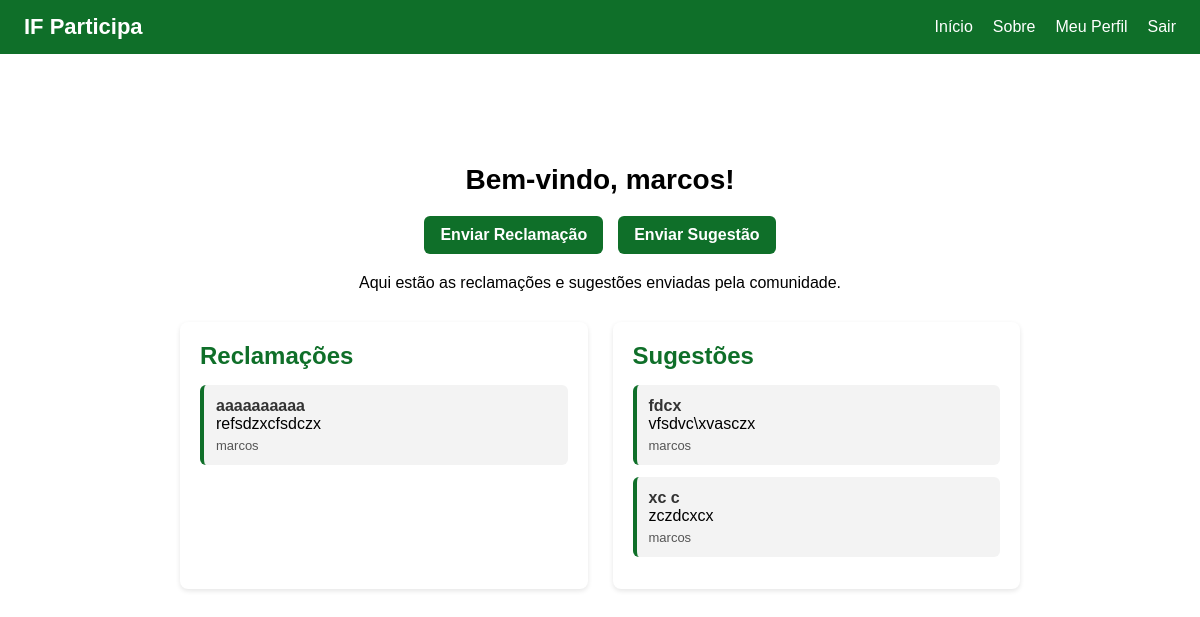
/dashboard (signed in), run on an earlier commit of the app's database.
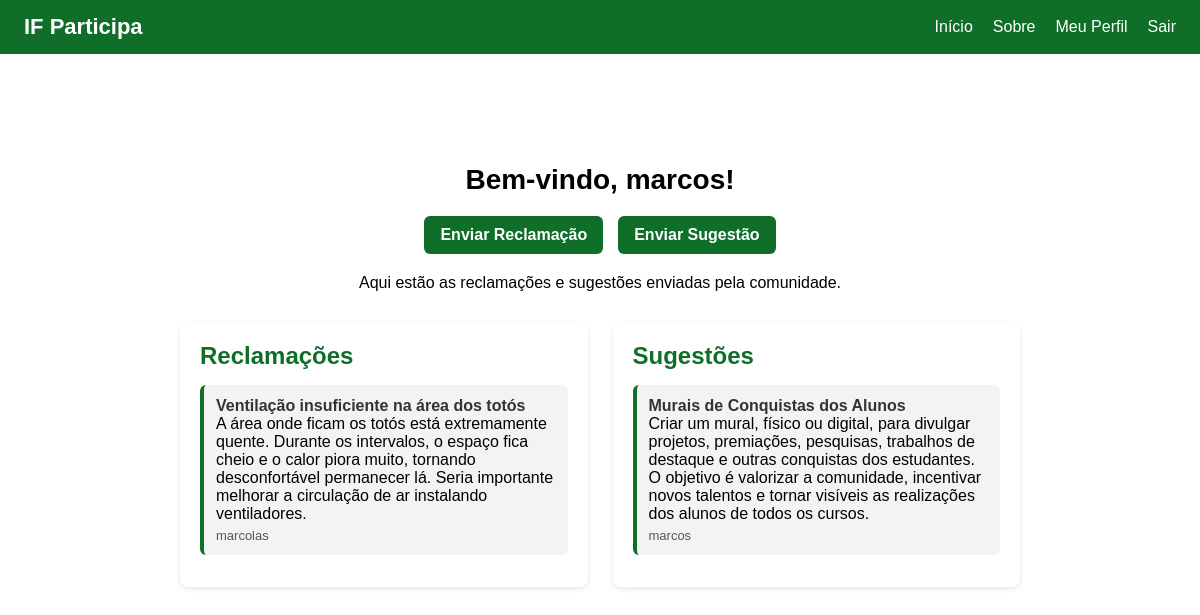
And on a later commit of the database.
### models/users.py (models this page shows)
class Usuario(Base, UserMixin):
    __tablename__ = "usuarios"
    id = Column(Integer, primary_key=True)
    nome = Column(String(120), nullable=False)
    email = Column(String(120), unique=True, nullable=False)
    senha_hash = Column(String(200), nullable=False)
    reclamacoes = relationship("Reclamacao", back_populates="autor")
    sugestoes = relationship("Sugestao", back_populates="autor")

### models/reclamacoes.py (models this page shows)
class Reclamacao(Base):
    __tablename__ = "reclamacoes"
    id = Column(Integer, primary_key=True)
    titulo = Column(String(150), nullable=False)
    descricao = Column(Text, nullable=False)
    autor_id = Column(Integer, ForeignKey("usuarios.id"))
    autor = relationship("Usuario", back_populates="reclamacoes")

### models/sugestoes.py (models this page shows)
class Sugestao(Base):
    __tablename__ = "sugestoes"
    id = Column(Integer, primary_key=True)
    titulo = Column(String(150), nullable=False)
    descricao = Column(Text, nullable=False)
    autor_id = Column(Integer, ForeignKey("usuarios.id"))
    autor = relationship("Usuario", back_populates="sugestoes")

### controllers/routes.py (the view)
@controllers_bp.route("/dashboard")
@login_required
def dashboard():
    reclamacoes = db_session.query(Reclamacao).all()
    sugestoes = db_session.query(Sugestao).all()
    return render_template(
        "dashboard.html",
        usuario=current_user,
        reclamacoes=reclamacoes,
        sugestoes=sugestoes
    )

### app.py (called while the page is built)
@login_manager.user_loader
def load_user(user_id):
    db = SessionLocal()
    from models.users import Usuario
    user = db.query(Usuario).get(int(user_id))
    db.close()
    return user

### templates/dashboard.html (shortened to what this page needs)
{% extends "base.html" %}
{% block estilos %}
<link rel="stylesheet" href="{{ url_for('static', filename='dashboard.css') }}">
{% endblock %}
{% block conteudo %}
<div class="dashboard">
    <div class="topo-dashboard">
        <h1>Bem-vindo, {{ usuario.nome }}!</h1>
        <div class="acoes">
            <a class="botao" href="{{ url_for('controllers_bp.enviar_reclamacao') }}">Enviar Reclamação</a>
            <a class="botao" href="{{ url_for('controllers_bp.enviar_sugestao') }}">Enviar Sugestão</a>
        </div>
        <p>Aqui estão as reclamações e sugestões enviadas pela comunidade.</p>
    </div>
    <div class="quadros">
        <div class="quadro">
            <h2>Reclamações</h2>
            <ul>
                {% for r in reclamacoes %}
                <li class="item">
                    <strong>{{ r.titulo }}</strong><br>
                    {{ r.descricao }}<br>
                    <span class="autor">{{ r.autor.nome }}</span>
                </li>
                {% endfor %}
            </ul>
        </div>
        <div class="quadro">
            <h2>Sugestões</h2>
            <ul>
                {% for s in sugestoes %}
                <li class="item">
                    <strong>{{ s.titulo }}</strong><br>
                    {{ s.descricao }}<br>
                    <span class="autor">{{ s.autor.nome }}</span>
                </li>
                {% endfor %}
            </ul>
        </div>
    </div>
</div>
{% endblock %}

### templates/base.html (shortened to what this page needs)
<!DOCTYPE html>
<html lang="pt-BR">
<head>
    <link rel="stylesheet" href="{{ url_for('static', filename='base.css') }}">
    {% block estilos %}{% endblock %}
</head>
<body>
<header>
    <div class="logo">
        <a href="{{ url_for('controllers_bp.dashboard') }}">
            IF Participa
        </a>
    </div>
    {% if current_user.is_authenticated %}
    <div class="nav-links">
        <a href="{{ url_for('controllers_bp.dashboard') }}">Início</a>
        <a href="{{ url_for('controllers_bp.sobre') }}">Sobre</a>
        <a href="{{ url_for('controllers_bp.meu_perfil') }}">Meu Perfil</a>
        <a href="{{ url_for('auth_bp.logout') }}">Sair</a>
    </div>
    {% endif %}
</header>
<main class="container">
    {% block conteudo %}{% endblock %}
</main>
</body>
</html>

### static/base.css (style rules this page uses)
* { margin: 0; padding: 0; box-sizing: border-box; }
header { width: 100%; background: #0f6f29; padding: 14px 24px; display: flex; align-items: center; justify-content: space-between; color: white; font-family: Arial, Helvetica, sans-serif; }
header .logo { font-size: 22px; font-weight: bold; }
header .logo a { color: white; text-decoration: none; }
header .nav-links { display: flex; gap: 20px; }
header .nav-links a { color: white; text-decoration: none; font-size: 16px; transition: 0.2s ease; }
main.container { max-width: 900px; margin: 40px auto; padding: 10px; font-family: Arial, Helvetica, sans-serif; }

### static/dashboard.css (style rules this page uses)
.dashboard { width: 100%; max-width: 1100px; margin: 40px auto; padding: 20px; font-family: Arial, sans-serif; }
.topo-dashboard { text-align: center; margin-bottom: 30px; }
.topo-dashboard h1 { font-size: 28px; margin-bottom: 20px; }
.topo-dashboard .acoes { margin-bottom: 20px; display: flex; justify-content: center; gap: 15px; }
.botao { padding: 10px 16px; background: #0f6f29; color: white; text-decoration: none; border-radius: 6px; font-weight: bold; transition: 0.2s; }
.topo-dashboard p { font-size: 16px; margin-top: 10px; }
.quadros { margin-top: 30px; display: grid; grid-template-columns: 1fr 1fr; gap: 25px; }
.quadro { background: #ffffff; border-radius: 8px; padding: 20px; box-shadow: 0 2px 5px rgba(0,0,0,0.1); }
.quadro h2 { margin-bottom: 15px; color: #0f6f29; }
.quadro ul { list-style: none; padding: 0; }
.item { background: #f3f3f3; padding: 12px; border-radius: 6px; margin-bottom: 12px; border-left: 4px solid #0f6f29; }
.item strong { font-size: 16px; color: #333; }
.autor { display: block; margin-top: 5px; font-size: 13px; color: #555; }

What changed in the data, as far as the page shows it:
removed Reclamacao: titulo "aaaaaaaaaa", descricao "refsdzxcfsdczx", autor.nome "marcos"
removed Sugestao: titulo "xc c", descricao "zczdcxcx", autor.nome "marcos"
added Reclamacao: titulo "Ventilação insuficiente na área dos totós", descricao "A área onde ficam os totós está extremamente quente. Durante os intervalos, o espaço fica cheio e o calor piora muito, tornando desconfortável permanecer lá. Seria importante melhorar a circulação de ar instalando ventiladores.", autor.nome "marcolas"
changed Sugestao "marcos": titulo "fdcx" → "Murais de Conquistas dos Alunos"; descricao "vfsdvc\\xvasczx" → "Criar um mural, físico ou digital, para divulgar projetos, premiações, pesquisas, trabalhos de destaque e outras conquistas dos estudantes. O objetivo é valorizar a comunidade, incentivar novos talentos e tornar visíveis as realizações dos alunos de todos os cursos."
